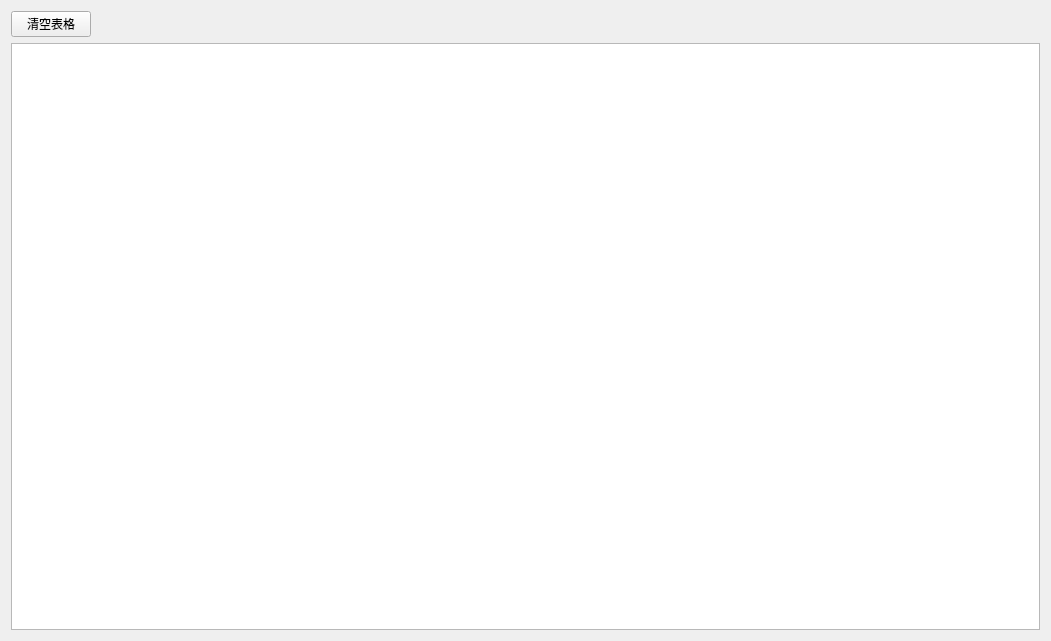
<?xml version="1.0" encoding="UTF-8"?>
<ui version="4.0">
 <class>subyc_packspeed</class>
 <widget class="QWidget" name="subyc_packspeed">
  <property name="geometry">
   <rect>
    <x>0</x>
    <y>0</y>
    <width>1051</width>
    <height>641</height>
   </rect>
  </property>
  <property name="windowTitle">
   <string>Form</string>
  </property>
  <layout class="QGridLayout" name="gridLayout">
   <item row="1" column="0">
    <widget class="QTableView" name="tView_packyclist"/>
   </item>
   <item row="0" column="0">
    <layout class="QHBoxLayout" name="horizontalLayout">
     <item>
      <widget class="QPushButton" name="pushButton_clearlist">
       <property name="text">
        <string>清空表格</string>
       </property>
      </widget>
     </item>
     <item>
      <spacer name="horizontalSpacer">
       <property name="orientation">
        <enum>Qt::Horizontal</enum>
       </property>
       <property name="sizeHint" stdset="0">
        <size>
         <width>40</width>
         <height>20</height>
        </size>
       </property>
      </spacer>
     </item>
    </layout>
   </item>
  </layout>
 </widget>
 <resources/>
 <connections/>
</ui>
